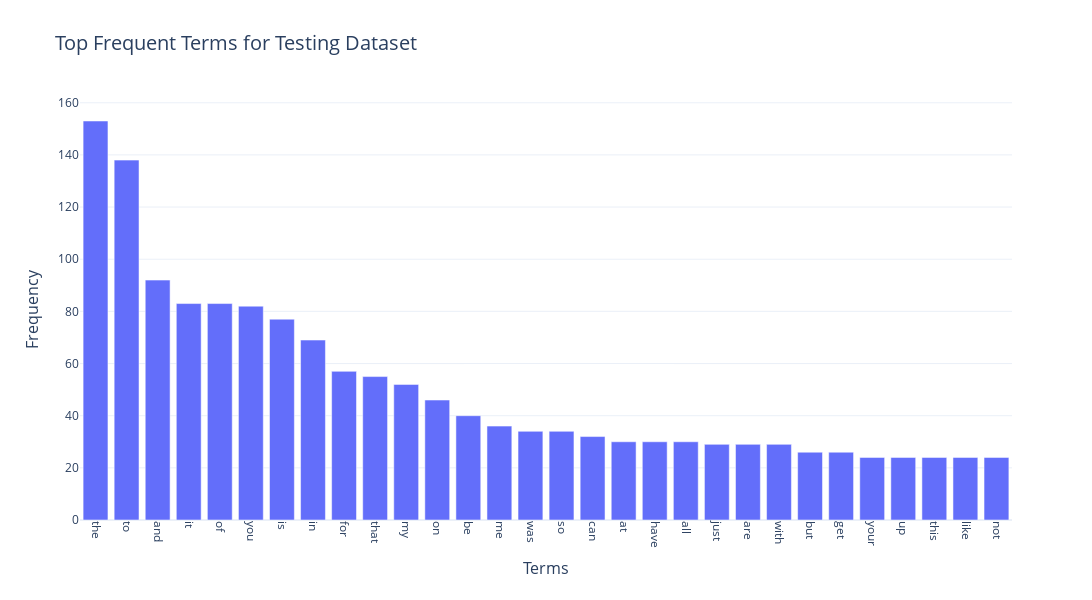

The notebook cell this image was saved under:
### Code cell
# Answer here
from sklearn.feature_extraction.text import CountVectorizer
import numpy as np
import plotly.express as px

count_vect = CountVectorizer()
X_counts = count_vect.fit_transform(test_df.text) #learn the vocabulary and return document-term matrix

term_frequencies = np.sum(X_counts.toarray(), axis=0)  # Sum over all documents

top_n = 30  # keep 30 most frequent terms
sorted_indices = np.argsort(term_frequencies)[::-1] 
top_indices = sorted_indices[:top_n]

X_counts_reduced = X_counts[:, top_indices]

top_terms = count_vect.get_feature_names_out()[top_indices]

term_data = pd.DataFrame({
    'Term': top_terms,  # The most frequent terms after filtering
    'Frequency': term_frequencies[top_indices]  # Corresponding frequencies
})

fig = px.bar(term_data, 
             x='Term', 
             y='Frequency', 
             title='Top Frequent Terms for Testing Dataset',
             labels={'Term': 'Terms', 'Frequency': 'Frequency'},
             template='plotly_white')

fig.update_layout(
    xaxis=dict(tickangle=90),
    height=600,
    width=1200, 
    title_font_size=20,
    xaxis_title_font_size=16,
    yaxis_title_font_size=16
)

fig.show()

### Figure 1 — Plotly figure (JSON) as saved in the notebook; plotly's stock layout.template omitted (floating-point values rounded to 4 significant figures)
{"data": [{"hovertemplate": "Terms=%{x}<br>Frequency=%{y}<extra></extra>", "legendgroup": "", "marker": {"color": "#636efa", "pattern": {"shape": ""}}, "name": "", "orientation": "v", "showlegend": false, "textposition": "auto", "type": "bar", "x": ["the", "to", "and", "it", "of", "you", "is", "in", "for", "that", "my", "on", "be", "me", "was", "so", "can", "at", "have", "all", "just", "are", "with", "but", "get", "your", "up", "this", "like", "not"], "xaxis": "x", "y": [153, 138, 92, 83, 83, 82, 77, 69, 57, 55, 52, 46, 40, 36, 34, 34, 32, 30, 30, 30, 29, 29, 29, 26, 26, 24, 24, 24, 24, 24], "yaxis": "y"}], "layout": {"barmode": "relative", "height": 600, "legend": {"tracegroupgap": 0}, "title": {"font": {"size": 20}, "text": "Top Frequent Terms for Testing Dataset"}, "width": 1200, "xaxis": {"anchor": "y", "domain": [0, 1], "tickangle": 90, "title": {"font": {"size": 16}, "text": "Terms"}}, "yaxis": {"anchor": "x", "domain": [0, 1], "title": {"font": {"size": 16}, "text": "Frequency"}}}}
